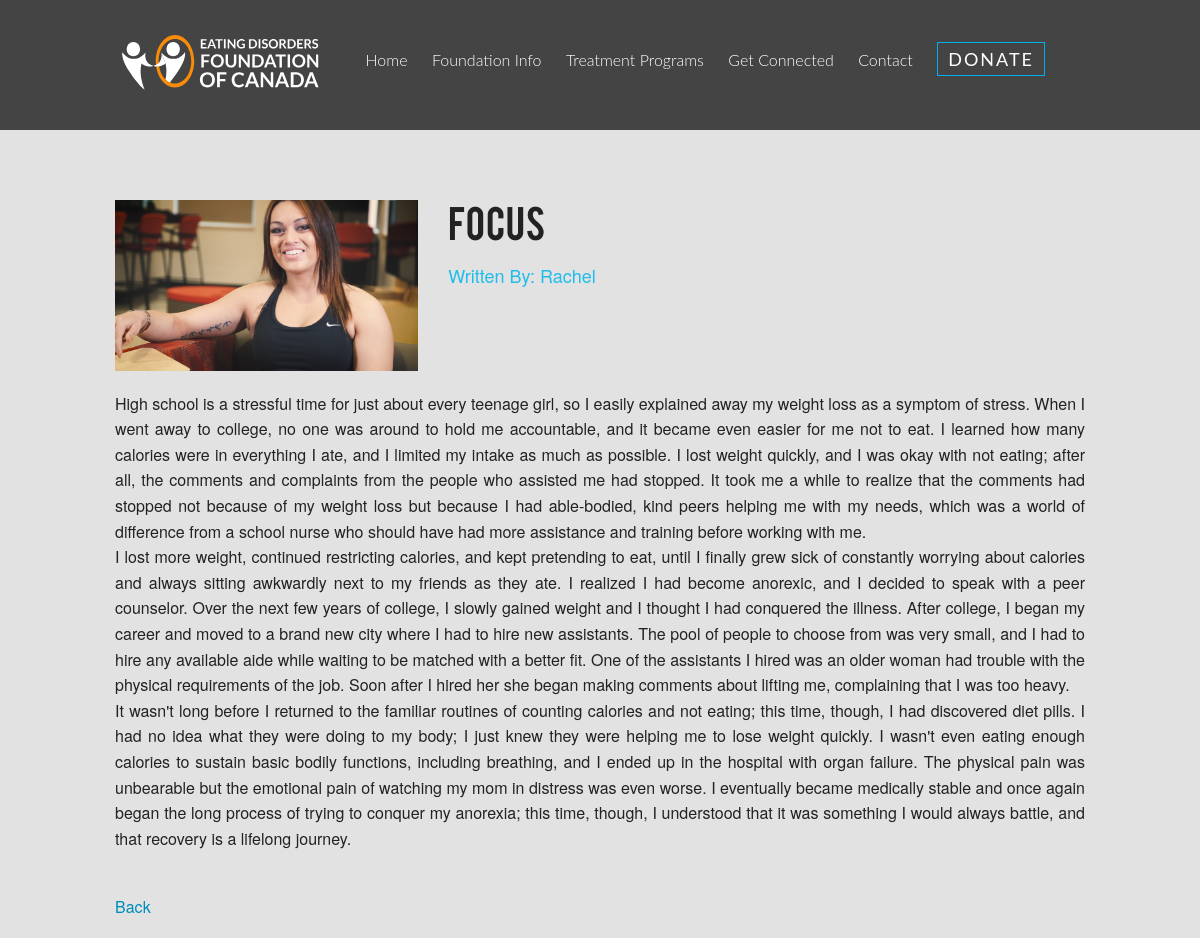
Screenshot of /admin/story_details.php?id=8 with the database file from the repository.
### tables this page shows
CREATE TABLE IF NOT EXISTS tbl_stories (
  stories_id mediumint(5) unsigned NOT NULL AUTO_INCREMENT,
  stories_image varchar(100) NOT NULL DEFAULT 'cherry-pie.jpg',
  stories_title varchar(100) NOT NULL,
  stories_name varchar(50) NOT NULL,
  stories_story text NOT NULL,
  stories_post varchar(5) NOT NULL,
  PRIMARY KEY (stories_id)
);

### admin/includes/read.php (called while the page is built, shortened)
<?php
	function getSingleS($tbl, $col, $id) {
		include('connect.php');
		$querySingle = "SELECT * FROM {$tbl} WHERE {$col}={$id}";
		$runSingle = mysqli_query($link, $querySingle);
		if($runSingle){
			return $runSingle;
		}else{
			$error =  "There was an error accessing this information.  Please contact your admin.";
			return $error;
		}
	}
?>

### admin/story_details.php (the view, shortened to what this page needs)
<?php
	if(isset($_GET['id'])) {
		$tbl = "tbl_stories";
		$col = "stories_id";
		$id = $_GET['id'];
		$getSingle = getSingleS($tbl, $col, $id);
	}
 ?>
 <html>
 <head>
	<link href="../css/main.css" rel="stylesheet" type="text/css" media="screen">
 	<link rel="stylesheet" href="../css/foundation.css" />
 </head>
 <body>
<nav id="navContainer">
<div class="navBg desktop">
	<div class="row">
		<div class="large-12 medium-12 small-12 wideScreen social columns  text-right">
		<a href="index.php"><img class="small-text-center" src="../images/EDFCLogo.svg" width="200"></a>
			<ul>
				<li><a href="../index.php">Home</a></li>
				<li><a href="../foundation.php">Foundation Info </a></li>
				<li><a href="../treatment.php">Treatment Programs</a></li>
				<li><a href="../connected.php">Get Connected </a></li>
				<li><a href="../index.php#contactPage">Contact</a></li>
				<li><a class="navButton" href="donate.php">DONATE</a></li>
			</ul>
		</div>
	</div>
</div>
</nav>
 	<div class="row storiesInfo">
	 	<?php
	 	if(!is_string($getSingle)){
			$row = mysqli_fetch_array($getSingle);
				echo "<img class=\"small-12 large-4 columns\" src=\"../images/{$row['stories_image']}\" alt=\"{$row['stories_name']}\">
					<div class=\"small-12 large-8 columns\">
					 	<h2>{$row['stories_title']}</h2>
					 	<h3> Written By: {$row['stories_name']}</h3><br>
					</div>
					 <div class=\"small-12 large-12 columns\">";
					 echo	nl2br("<p>{$row['stories_story']}</p><br>");
					 echo "<a href=\"../connected.php\">Back</a></div>";
		}else{
			echo "<p>{$getSingle}</p>";
		}
	 	 ?>
 	</div>
 </body>
 </html>

### css/main.css (style rules this page uses)
html { background-color: #e2e2e2; }
.navBg { background-color: rgba(41, 41, 41, 0.85); position: fixed; z-index: 9999; height: 130px; width: 100%; transition: height 0.5s linear, margin-top 0.5s linear; }
.navBg a img { float: left; margin-top: 3%; transition: margin-top 0.5s linear; }
.social { position: absolute; z-index: 2; }
.social ul { margin-right: 30px; margin-top: 20px; transition: margin-top 0.5s linear; }
.social ul li { list-style-type: none; display: inline; padding: 10px; font-family: 'Lato', sans-serif; font-weight: 300; line-height: 80px; color: #fff; transition: margin-top 0.5s linear; }
.social ul li a { color: #fff; transition: all 0.3s linear; }
.navButton { line-height: 10px; padding: 5px 10px 5px 10px; opacity: 1; font-size: 18px; font-weight: 400; letter-spacing: 2px; color: #fff; border: 1px solid #00aeef; transition: all 1s ease; }
.social img { margin: 5px; }
.storiesInfo { padding-top: 200px; }
.storiesInfo h2 { font-family: 'bebasregular', sans-serif; word-spacing: 10px; }
.storiesInfo h3 { color: #1ebdeb; font-size: 18px; }
.storiesInfo img { margin-bottom: 20px; }
.storiesInfo p { text-align: justify; }
.storiesInfo a { padding-bottom: 20px; }
@media screen and (min-width: 1081px) { .wideScreen { display: block; } }
@media screen and (min-width: 1081px) { .desktop { display: block; } }

### rows the page displays
tbl_stories: stories_image (picture), stories_title "Focus", stories_name "Rachel", stories_story "High school is a stressful time for just about every teenage girl, so I easily explained away my weight loss as a symptom of stress. When I went away to college, no one was around to hold me accountable, and it became even easier for me not to eat. I learned how many calories were in everything I ate, and I limited my intake as much as possible. I lost weight quickly, and I was okay with not eating; after all, the comments and complaints from the people who assisted me had stopped. It took me a while to realize that the comments had stopped not because of my weight loss but because I had able-bodied, kind peers helping me with my needs, which was a world of difference from a school nurse…"
